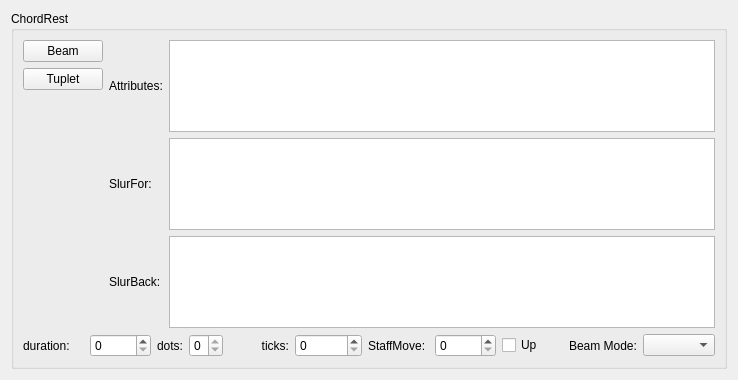
<?xml version="1.0" encoding="UTF-8"?>
<ui version="4.0">
 <class>ChordRestBase</class>
 <widget class="QWidget" name="ChordRestBase">
  <property name="geometry">
   <rect>
    <x>0</x>
    <y>0</y>
    <width>738</width>
    <height>380</height>
   </rect>
  </property>
  <property name="windowTitle">
   <string>Form</string>
  </property>
  <layout class="QVBoxLayout">
   <item>
    <widget class="QGroupBox" name="groupBox">
     <property name="toolTip">
      <string notr="true"/>
     </property>
     <property name="title">
      <string notr="true">ChordRest</string>
     </property>
     <property name="flat">
      <bool>true</bool>
     </property>
     <layout class="QGridLayout" name="gridLayout">
      <item row="0" column="0" rowspan="3">
       <layout class="QVBoxLayout">
        <item>
         <widget class="QPushButton" name="beamButton">
          <property name="toolTip">
           <string notr="true"/>
          </property>
          <property name="text">
           <string notr="true">Beam</string>
          </property>
         </widget>
        </item>
        <item>
         <widget class="QPushButton" name="tupletButton">
          <property name="toolTip">
           <string notr="true"/>
          </property>
          <property name="text">
           <string notr="true">Tuplet</string>
          </property>
         </widget>
        </item>
        <item>
         <spacer>
          <property name="orientation">
           <enum>Qt::Vertical</enum>
          </property>
          <property name="sizeHint" stdset="0">
           <size>
            <width>20</width>
            <height>40</height>
           </size>
          </property>
         </spacer>
        </item>
       </layout>
      </item>
      <item row="0" column="1">
       <widget class="QLabel" name="label_2">
        <property name="toolTip">
         <string notr="true"/>
        </property>
        <property name="text">
         <string notr="true">Attributes:</string>
        </property>
        <property name="textFormat">
         <enum>Qt::PlainText</enum>
        </property>
       </widget>
      </item>
      <item row="0" column="2">
       <widget class="QListWidget" name="attributes"/>
      </item>
      <item row="1" column="1">
       <widget class="QLabel" name="label_6">
        <property name="text">
         <string>SlurFor:</string>
        </property>
        <property name="textFormat">
         <enum>Qt::PlainText</enum>
        </property>
       </widget>
      </item>
      <item row="1" column="2">
       <widget class="QListWidget" name="slurFor"/>
      </item>
      <item row="2" column="1">
       <widget class="QLabel" name="label_7">
        <property name="text">
         <string>SlurBack:</string>
        </property>
        <property name="textFormat">
         <enum>Qt::PlainText</enum>
        </property>
       </widget>
      </item>
      <item row="2" column="2">
       <widget class="QListWidget" name="slurBack"/>
      </item>
      <item row="3" column="0" colspan="3">
       <layout class="QHBoxLayout">
        <property name="spacing">
         <number>6</number>
        </property>
        <property name="margin">
         <number>0</number>
        </property>
        <item>
         <widget class="QLabel" name="label_4">
          <property name="text">
           <string notr="true">duration:</string>
          </property>
         </widget>
        </item>
        <item>
         <widget class="QSpinBox" name="duration"/>
        </item>
        <item>
         <widget class="QLabel" name="label_3">
          <property name="sizePolicy">
           <sizepolicy hsizetype="Fixed" vsizetype="Preferred">
            <horstretch>0</horstretch>
            <verstretch>0</verstretch>
           </sizepolicy>
          </property>
          <property name="text">
           <string notr="true">dots:</string>
          </property>
          <property name="alignment">
           <set>Qt::AlignRight|Qt::AlignTrailing|Qt::AlignVCenter</set>
          </property>
         </widget>
        </item>
        <item>
         <widget class="QSpinBox" name="dots">
          <property name="sizePolicy">
           <sizepolicy hsizetype="Maximum" vsizetype="Fixed">
            <horstretch>0</horstretch>
            <verstretch>0</verstretch>
           </sizepolicy>
          </property>
          <property name="readOnly">
           <bool>true</bool>
          </property>
          <property name="maximum">
           <number>3</number>
          </property>
         </widget>
        </item>
        <item>
         <widget class="QLabel" name="label_5">
          <property name="text">
           <string notr="true">ticks:</string>
          </property>
          <property name="alignment">
           <set>Qt::AlignRight|Qt::AlignTrailing|Qt::AlignVCenter</set>
          </property>
         </widget>
        </item>
        <item>
         <widget class="QSpinBox" name="ticks">
          <property name="maximum">
           <number>9999999</number>
          </property>
         </widget>
        </item>
        <item>
         <widget class="QLabel" name="label_8">
          <property name="text">
           <string>StaffMove:</string>
          </property>
         </widget>
        </item>
        <item>
         <widget class="QSpinBox" name="move"/>
        </item>
        <item>
         <widget class="QCheckBox" name="upFlag">
          <property name="toolTip">
           <string notr="true"/>
          </property>
          <property name="text">
           <string notr="true">Up</string>
          </property>
         </widget>
        </item>
        <item>
         <widget class="QLabel" name="label">
          <property name="toolTip">
           <string notr="true"/>
          </property>
          <property name="text">
           <string notr="true">Beam Mode:</string>
          </property>
         </widget>
        </item>
        <item>
         <widget class="QComboBox" name="beamMode"/>
        </item>
       </layout>
      </item>
     </layout>
    </widget>
   </item>
  </layout>
 </widget>
 <resources/>
 <connections/>
</ui>
